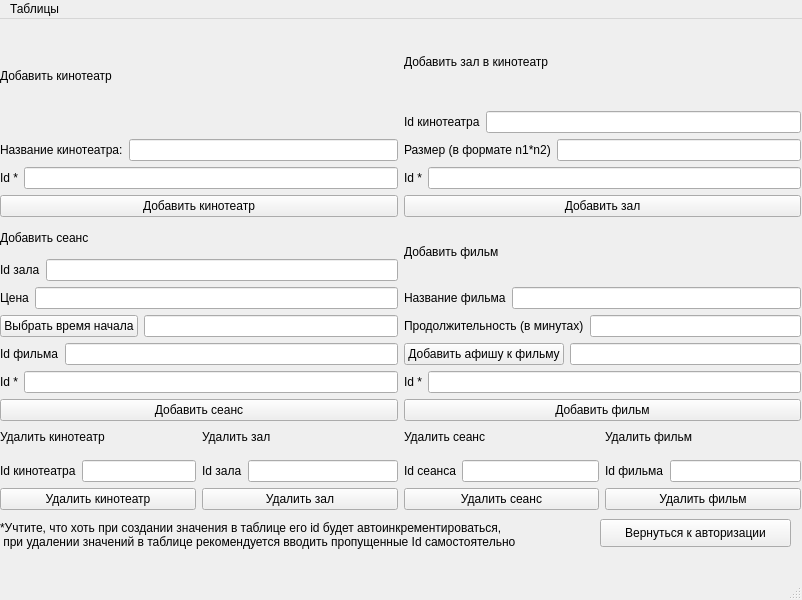
<?xml version="1.0" encoding="UTF-8"?>
<ui version="4.0">
 <class>MainWindow</class>
 <widget class="QMainWindow" name="MainWindow">
  <property name="geometry">
   <rect>
    <x>0</x>
    <y>0</y>
    <width>802</width>
    <height>600</height>
   </rect>
  </property>
  <property name="windowTitle">
   <string>MainWindow</string>
  </property>
  <widget class="QWidget" name="centralwidget">
   <widget class="QWidget" name="verticalLayoutWidget_5">
    <property name="geometry">
     <rect>
      <x>0</x>
      <y>0</y>
      <width>801</width>
      <height>402</height>
     </rect>
    </property>
    <layout class="QVBoxLayout" name="verticalLayout_5">
     <item>
      <layout class="QHBoxLayout" name="horizontalLayout_9">
       <item>
        <layout class="QVBoxLayout" name="verticalLayout">
         <item>
          <widget class="QLabel" name="add_cinema_lab">
           <property name="text">
            <string>Добавить кинотеатр</string>
           </property>
          </widget>
         </item>
         <item>
          <layout class="QHBoxLayout" name="horizontalLayout">
           <item>
            <widget class="QLabel" name="cinema_name_for_cinema_lab">
             <property name="text">
              <string>Название кинотеатра:</string>
             </property>
            </widget>
           </item>
           <item>
            <widget class="QLineEdit" name="enter_cinema_name_for_cinema"/>
           </item>
          </layout>
         </item>
         <item>
          <layout class="QHBoxLayout" name="horizontalLayout_11">
           <item>
            <widget class="QLabel" name="id_for_cinema_opt_lab">
             <property name="text">
              <string>Id *</string>
             </property>
            </widget>
           </item>
           <item>
            <widget class="QLineEdit" name="enter_id_for_cinema_opt"/>
           </item>
          </layout>
         </item>
         <item>
          <widget class="QPushButton" name="add_cinema_btn">
           <property name="text">
            <string>Добавить кинотеатр</string>
           </property>
          </widget>
         </item>
        </layout>
       </item>
       <item>
        <layout class="QVBoxLayout" name="verticalLayout_2">
         <item>
          <widget class="QLabel" name="add_hall_lab">
           <property name="text">
            <string>Добавить зал в кинотеатр</string>
           </property>
          </widget>
         </item>
         <item>
          <layout class="QHBoxLayout" name="horizontalLayout_2">
           <item>
            <widget class="QLabel" name="cinema_id_for_hall_lab">
             <property name="text">
              <string>Id кинотеатра</string>
             </property>
            </widget>
           </item>
           <item>
            <widget class="QLineEdit" name="enter_cinema_id_for_hall"/>
           </item>
          </layout>
         </item>
         <item>
          <layout class="QHBoxLayout" name="horizontalLayout_3">
           <item>
            <widget class="QLabel" name="hall_size_for_hall_lab">
             <property name="text">
              <string>Размер (в формате n1*n2)</string>
             </property>
            </widget>
           </item>
           <item>
            <widget class="QLineEdit" name="enter_hall_size_for_hall"/>
           </item>
          </layout>
         </item>
         <item>
          <layout class="QHBoxLayout" name="horizontalLayout_12">
           <item>
            <widget class="QLabel" name="id_for_hall_opt_lab">
             <property name="text">
              <string>Id *</string>
             </property>
            </widget>
           </item>
           <item>
            <widget class="QLineEdit" name="enter_id_for_hall_opt"/>
           </item>
          </layout>
         </item>
         <item>
          <widget class="QPushButton" name="add_hall_btn">
           <property name="text">
            <string>Добавить зал</string>
           </property>
          </widget>
         </item>
        </layout>
       </item>
      </layout>
     </item>
     <item>
      <layout class="QHBoxLayout" name="horizontalLayout_8">
       <item>
        <layout class="QVBoxLayout" name="verticalLayout_3">
         <item>
          <widget class="QLabel" name="add_session_lab">
           <property name="text">
            <string>Добавить сеанс</string>
           </property>
          </widget>
         </item>
         <item>
          <layout class="QHBoxLayout" name="horizontalLayout_6">
           <item>
            <widget class="QLabel" name="session_hall_lab">
             <property name="text">
              <string>Id зала</string>
             </property>
            </widget>
           </item>
           <item>
            <widget class="QLineEdit" name="enter_hall_id_for_session"/>
           </item>
          </layout>
         </item>
         <item>
          <layout class="QHBoxLayout" name="horizontalLayout_4">
           <item>
            <widget class="QLabel" name="session_price_lab">
             <property name="text">
              <string>Цена</string>
             </property>
            </widget>
           </item>
           <item>
            <widget class="QLineEdit" name="enter_price_for_session"/>
           </item>
          </layout>
         </item>
         <item>
          <layout class="QHBoxLayout" name="horizontalLayout_19">
           <item>
            <widget class="QPushButton" name="add_time_start_btn">
             <property name="text">
              <string>Выбрать время начала</string>
             </property>
            </widget>
           </item>
           <item>
            <widget class="QLineEdit" name="enter_time_start_for_session"/>
           </item>
          </layout>
         </item>
         <item>
          <layout class="QHBoxLayout" name="horizontalLayout_5">
           <item>
            <widget class="QLabel" name="session_film_lab">
             <property name="text">
              <string>Id фильма</string>
             </property>
            </widget>
           </item>
           <item>
            <widget class="QLineEdit" name="enter_film_id_for_session"/>
           </item>
          </layout>
         </item>
         <item>
          <layout class="QHBoxLayout" name="horizontalLayout_14">
           <item>
            <widget class="QLabel" name="id_for_session_opt_lab">
             <property name="text">
              <string>Id *</string>
             </property>
            </widget>
           </item>
           <item>
            <widget class="QLineEdit" name="enter_id_for_session_opt"/>
           </item>
          </layout>
         </item>
         <item>
          <widget class="QPushButton" name="add_session_btn">
           <property name="text">
            <string>Добавить сеанс</string>
           </property>
          </widget>
         </item>
        </layout>
       </item>
       <item>
        <layout class="QVBoxLayout" name="verticalLayout_4">
         <item>
          <widget class="QLabel" name="add_film_lab">
           <property name="text">
            <string>Добавить фильм</string>
           </property>
          </widget>
         </item>
         <item>
          <layout class="QHBoxLayout" name="horizontalLayout_7">
           <item>
            <widget class="QLabel" name="film_name_for_film_lab">
             <property name="text">
              <string>Название фильма</string>
             </property>
            </widget>
           </item>
           <item>
            <widget class="QLineEdit" name="enter_film_name_for_film"/>
           </item>
          </layout>
         </item>
         <item>
          <layout class="QHBoxLayout" name="horizontalLayout_20">
           <item>
            <widget class="QLabel" name="dur_for_film">
             <property name="text">
              <string>Продолжительность (в минутах)</string>
             </property>
            </widget>
           </item>
           <item>
            <widget class="QLineEdit" name="enter_dur_for_film"/>
           </item>
          </layout>
         </item>
         <item>
          <layout class="QHBoxLayout" name="horizontalLayout_21">
           <item>
            <widget class="QPushButton" name="add_poster_btn">
             <property name="text">
              <string>Добавить афишу к фильму</string>
             </property>
            </widget>
           </item>
           <item>
            <widget class="QLineEdit" name="enter_poster_for_film"/>
           </item>
          </layout>
         </item>
         <item>
          <layout class="QHBoxLayout" name="horizontalLayout_13">
           <item>
            <widget class="QLabel" name="id_for_film_opt_lab">
             <property name="text">
              <string>Id *</string>
             </property>
            </widget>
           </item>
           <item>
            <widget class="QLineEdit" name="enter_id_for_film_opt"/>
           </item>
          </layout>
         </item>
         <item>
          <widget class="QPushButton" name="add_film_btn">
           <property name="text">
            <string>Добавить фильм</string>
           </property>
          </widget>
         </item>
        </layout>
       </item>
      </layout>
     </item>
    </layout>
   </widget>
   <widget class="QWidget" name="horizontalLayoutWidget_6">
    <property name="geometry">
     <rect>
      <x>0</x>
      <y>400</y>
      <width>801</width>
      <height>91</height>
     </rect>
    </property>
    <layout class="QHBoxLayout" name="horizontalLayout_18">
     <item>
      <layout class="QVBoxLayout" name="verticalLayout_8">
       <item>
        <widget class="QLabel" name="del_cinema_lab">
         <property name="text">
          <string>Удалить кинотеатр</string>
         </property>
        </widget>
       </item>
       <item>
        <layout class="QHBoxLayout" name="horizontalLayout_16">
         <item>
          <widget class="QLabel" name="delete_cinema_by_id_lab">
           <property name="text">
            <string>Id кинотеатра</string>
           </property>
          </widget>
         </item>
         <item>
          <widget class="QLineEdit" name="enter_cinema_id_for_del"/>
         </item>
        </layout>
       </item>
       <item>
        <widget class="QPushButton" name="del_cinema_btn">
         <property name="text">
          <string>Удалить кинотеатр</string>
         </property>
        </widget>
       </item>
      </layout>
     </item>
     <item>
      <layout class="QVBoxLayout" name="verticalLayout_9">
       <item>
        <widget class="QLabel" name="del_hall_lab">
         <property name="text">
          <string>Удалить зал</string>
         </property>
        </widget>
       </item>
       <item>
        <layout class="QHBoxLayout" name="horizontalLayout_17">
         <item>
          <widget class="QLabel" name="delete_hall_by_id_lab">
           <property name="text">
            <string>Id зала</string>
           </property>
          </widget>
         </item>
         <item>
          <widget class="QLineEdit" name="enter_hall_id_for_del"/>
         </item>
        </layout>
       </item>
       <item>
        <widget class="QPushButton" name="del_hall_btn">
         <property name="text">
          <string>Удалить зал</string>
         </property>
        </widget>
       </item>
      </layout>
     </item>
     <item>
      <layout class="QVBoxLayout" name="verticalLayout_6">
       <item>
        <widget class="QLabel" name="del_seession_lab">
         <property name="text">
          <string>Удалить сеанс</string>
         </property>
        </widget>
       </item>
       <item>
        <layout class="QHBoxLayout" name="horizontalLayout_10">
         <item>
          <widget class="QLabel" name="delete_session_by_id_lab">
           <property name="text">
            <string>Id сеанса</string>
           </property>
          </widget>
         </item>
         <item>
          <widget class="QLineEdit" name="enter_session_id_for_del"/>
         </item>
        </layout>
       </item>
       <item>
        <widget class="QPushButton" name="del_session_btn">
         <property name="text">
          <string>Удалить сеанс</string>
         </property>
        </widget>
       </item>
      </layout>
     </item>
     <item>
      <layout class="QVBoxLayout" name="verticalLayout_7">
       <item>
        <widget class="QLabel" name="del_film_lab">
         <property name="text">
          <string>Удалить фильм</string>
         </property>
        </widget>
       </item>
       <item>
        <layout class="QHBoxLayout" name="horizontalLayout_15">
         <item>
          <widget class="QLabel" name="delete_film_by_id_lab">
           <property name="text">
            <string>Id фильма</string>
           </property>
          </widget>
         </item>
         <item>
          <widget class="QLineEdit" name="enter_film_id_for_del"/>
         </item>
        </layout>
       </item>
       <item>
        <widget class="QPushButton" name="del_film_btn">
         <property name="text">
          <string>Удалить фильм</string>
         </property>
        </widget>
       </item>
      </layout>
     </item>
    </layout>
   </widget>
   <widget class="QLabel" name="inf_lab">
    <property name="geometry">
     <rect>
      <x>0</x>
      <y>500</y>
      <width>551</width>
      <height>31</height>
     </rect>
    </property>
    <property name="text">
     <string>*Учтите, что хоть при создании значения в таблице его id будет автоинкрементироваться,
 при удалении значений в таблице рекомендуется вводить пропущенные Id самостоятельно</string>
    </property>
   </widget>
   <widget class="QPushButton" name="back_btn">
    <property name="geometry">
     <rect>
      <x>600</x>
      <y>500</y>
      <width>191</width>
      <height>28</height>
     </rect>
    </property>
    <property name="text">
     <string>Вернуться к авторизации</string>
    </property>
   </widget>
  </widget>
  <widget class="QMenuBar" name="menubar">
   <property name="geometry">
    <rect>
     <x>0</x>
     <y>0</y>
     <width>802</width>
     <height>26</height>
    </rect>
   </property>
   <widget class="QMenu" name="menu">
    <property name="title">
     <string>Таблицы</string>
    </property>
    <addaction name="show_cinemas"/>
    <addaction name="show_halls"/>
    <addaction name="show_sessions"/>
    <addaction name="show_films"/>
   </widget>
   <addaction name="menu"/>
  </widget>
  <widget class="QStatusBar" name="statusbar"/>
  <action name="show_cinemas">
   <property name="text">
    <string>Кинотеатры</string>
   </property>
  </action>
  <action name="show_halls">
   <property name="text">
    <string>Залы</string>
   </property>
  </action>
  <action name="show_sessions">
   <property name="text">
    <string>Сеансы</string>
   </property>
  </action>
  <action name="show_films">
   <property name="text">
    <string>Фильмы</string>
   </property>
  </action>
 </widget>
 <resources/>
 <connections/>
</ui>
